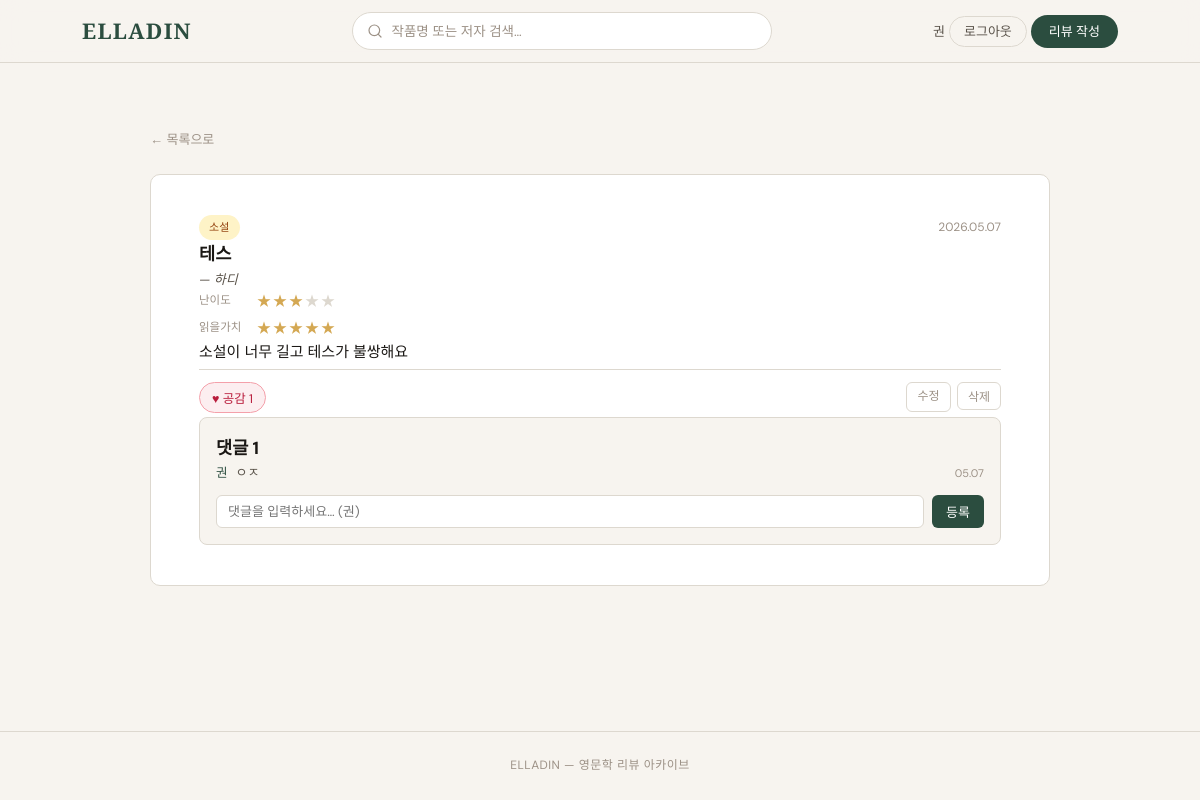
/review/1 (signed in), run on the app's committed database.
### elladin/models.py (models this page shows)
class User(db.Model):
    id         = db.Column(db.Integer, primary_key=True)
    username   = db.Column(db.String(50), unique=True, nullable=False)   # 아이디
    nickname   = db.Column(db.String(50), unique=True, nullable=False)   # 닉네임
    password   = db.Column(db.String(200), nullable=False)               # 해시 저장
    created_at = db.Column(db.DateTime, default=datetime.utcnow)
    reviews  = db.relationship('Review',  backref='user', lazy=True)
    comments = db.relationship('Comment', backref='user', lazy=True)
    likes    = db.relationship('Like',    backref='user', lazy=True)

class Review(db.Model):
    id             = db.Column(db.Integer, primary_key=True)
    user_id        = db.Column(db.Integer, db.ForeignKey('user.id'), nullable=False)
    title          = db.Column(db.String(200), nullable=False)
    author         = db.Column(db.String(100), nullable=False)
    genre          = db.Column(db.String(20),  nullable=False)
    star_difficulty= db.Column(db.Integer,     nullable=False)
    star_worth     = db.Column(db.Integer,     nullable=False)
    content        = db.Column(db.String(500), nullable=False)
    filename       = db.Column(db.String(300), nullable=True)
    created_at     = db.Column(db.DateTime,    default=datetime.utcnow)
    likes    = db.relationship('Like',    backref='review', lazy=True, cascade='all, delete-orphan')
    comments = db.relationship('Comment', backref='review', lazy=True, cascade='all, delete-orphan')

class Comment(db.Model):
    id        = db.Column(db.Integer, primary_key=True)
    review_id = db.Column(db.Integer, db.ForeignKey('review.id'), nullable=False)
    user_id   = db.Column(db.Integer, db.ForeignKey('user.id'),   nullable=False)
    content   = db.Column(db.String(300), nullable=False)
    created_at= db.Column(db.DateTime,   default=datetime.utcnow)

### elladin/routes.py (the view)
@main.route('/review/<int:review_id>')
def review_detail(review_id):
    review = Review.query.get_or_404(review_id)
    user = current_user()
    liked = False
    if user:
        liked = Like.query.filter_by(review_id=review_id, user_id=user.id).first() is not None
    return render_template('review.html', review=review, user=user, liked=liked)

### elladin/routes.py (called while the page is built)
def current_user():
    uid = session.get('user_id')
    return User.query.get(uid) if uid else None

### elladin/templates/review.html (shortened to what this page needs)
{% extends "base.html" %}
{% block content %}
<section class="review-detail">
  <a href="{{ url_for('main.index') }}" class="back-link">← 목록으로</a>
  <article class="detail-card">
    <div class="card-top">
      <span class="genre-tag genre-{{ review.genre }}">{{ review.genre }}</span>
      <time class="card-date">{{ review.created_at.strftime('%Y.%m.%d') }}</time>
    </div>
    <h1 class="detail-title">{{ review.title }}</h1>
    <p class="card-author">— {{ review.author }}</p>
    <div class="stars-row">
      <div class="star-item">
        <span class="star-label">난이도</span>
        <span class="stars">
          {% for i in range(1, 6) %}
            <span class="star {% if i <= review.star_difficulty %}on{% endif %}">★</span>
          {% endfor %}
        </span>
      </div>
      <div class="star-item">
        <span class="star-label">읽을가치</span>
        <span class="stars">
          {% for i in range(1, 6) %}
            <span class="star {% if i <= review.star_worth %}on{% endif %}">★</span>
          {% endfor %}
        </span>
      </div>
    </div>
    <p class="detail-content">{{ review.content }}</p>
    <div class="card-actions">
      {% if user %}
      <form action="{{ url_for('main.like', review_id=review.id) }}" method="POST">
        <button type="submit" class="btn-like {% if liked %}liked{% endif %}">
          ♥ 공감 {{ review.likes|length }}
        </button>
      </form>
      {% else %}
      <span class="btn-like">♥ 공감 {{ review.likes|length }}</span>
      {% endif %}
      {% if user and review.user_id == user.id %}
      <div class="card-edit-actions">
        <a href="{{ url_for('main.edit', review_id=review.id) }}" class="btn-edit">수정</a>
        <form action="{{ url_for('main.delete', review_id=review.id) }}" method="POST"
              onsubmit="return confirm('정말 삭제할까요?')">
          <button type="submit" class="btn-delete">삭제</button>
        </form>
      </div>
      {% endif %}
    </div>
    <div class="comment-section" style="display:block;">
      <h3 class="comment-heading">댓글 {{ review.comments|length }}</h3>
      {% if review.comments %}
      <ul class="comment-list">
        {% for c in review.comments %}
        <li class="comment-item">
          <span class="comment-nick">{{ c.user.nickname }}</span>
          <span class="comment-text">{{ c.content }}</span>
          <time class="comment-date">{{ c.created_at.strftime('%m.%d') }}</time>
        </li>
        {% endfor %}
      </ul>
      {% endif %}
      {% if user %}
      <form class="comment-form" action="{{ url_for('main.comment', review_id=review.id) }}" method="POST">
        <input type="text" name="content" placeholder="댓글을 입력하세요… ({{ user.nickname }})" maxlength="300" required>
        <button type="submit">등록</button>
      </form>
      {% else %}
      <p class="login-prompt"><a href="{{ url_for('main.login') }}">로그인</a> 후 댓글을 달 수 있어요.</p>
      {% endif %}
    </div>
  </article>
</section>
{% endblock %}

### elladin/templates/base.html (shortened to what this page needs)
<!DOCTYPE html>
<html lang="ko">
<head>
  <link rel="stylesheet" href="{{ url_for('static', filename='style.css') }}">
</head>
<body>
  <header class="site-header">
    <div class="header-inner">
      <a href="{{ url_for('main.index') }}" class="logo">ELLADIN</a>
      <form class="search-form" action="{{ url_for('main.search') }}" method="GET">
        <div class="search-wrap">
          <svg width="16" height="16" viewBox="0 0 24 24" fill="none" stroke="currentColor" stroke-width="1.8" stroke-linecap="round"><circle cx="11" cy="11" r="8"/><line x1="21" y1="21" x2="16.65" y2="16.65"/></svg>
          <input type="text" name="q" placeholder="작품명 또는 저자 검색…" value="{{ request.args.get('q', '') }}">
        </div>
      </form>
      <div class="header-right">
        {% if user %}
          <span class="header-nick">{{ user.nickname }}</span>
          <a href="{{ url_for('main.logout') }}" class="btn-logout">로그아웃</a>
          <a href="{{ url_for('main.write') }}" class="btn-write">리뷰 작성</a>
        {% else %}
          <a href="{{ url_for('main.login') }}" class="btn-logout">로그인</a>
          <a href="{{ url_for('main.register') }}" class="btn-logout">회원가입</a>
        {% endif %}
      </div>
    </div>
  </header>
  <main class="site-main">
    {% block content %}{% endblock %}
  </main>
  <footer class="site-footer">
    <p>ELLADIN — 영문학 리뷰 아카이브</p>
  </footer>
</body>
</html>

### data on the page
User: nickname "권", content "댓글을 입력하세요… (권)"
Review: genre "소설", created_at "2026.05.07", title "테스", author "하디", content "소설이 너무 길고 테스가 불쌍해요"
Comment: user.nickname "권", content "ㅇㅈ", created_at "05.07"

### other printed values
{{ review.likes|length }} "1"
{{ review.comments|length }} "1"
